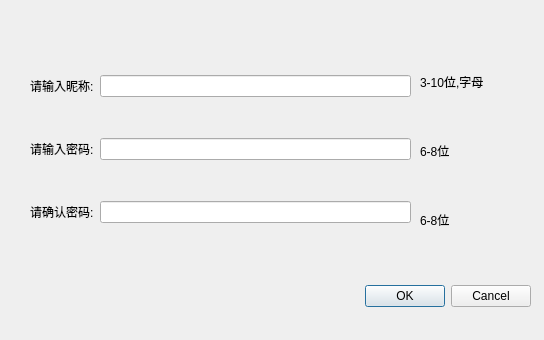
<?xml version="1.0" encoding="UTF-8"?>
<ui version="4.0">
 <class>RegDialog</class>
 <widget class="QDialog" name="RegDialog">
  <property name="geometry">
   <rect>
    <x>0</x>
    <y>0</y>
    <width>544</width>
    <height>340</height>
   </rect>
  </property>
  <property name="windowTitle">
   <string>Dialog</string>
  </property>
  <widget class="QDialogButtonBox" name="buttonBox">
   <property name="geometry">
    <rect>
     <x>190</x>
     <y>280</y>
     <width>341</width>
     <height>32</height>
    </rect>
   </property>
   <property name="orientation">
    <enum>Qt::Horizontal</enum>
   </property>
   <property name="standardButtons">
    <set>QDialogButtonBox::Cancel|QDialogButtonBox::Ok</set>
   </property>
  </widget>
  <widget class="QWidget" name="">
   <property name="geometry">
    <rect>
     <x>30</x>
     <y>40</y>
     <width>381</width>
     <height>221</height>
    </rect>
   </property>
   <layout class="QGridLayout" name="gridLayout">
    <item row="2" column="0">
     <widget class="QLabel" name="label_7">
      <property name="text">
       <string>请确认密码:</string>
      </property>
     </widget>
    </item>
    <item row="2" column="1">
     <widget class="QLineEdit" name="password2">
      <property name="echoMode">
       <enum>QLineEdit::Password</enum>
      </property>
     </widget>
    </item>
    <item row="0" column="1">
     <widget class="QLineEdit" name="name"/>
    </item>
    <item row="1" column="0">
     <widget class="QLabel" name="label_3">
      <property name="text">
       <string>请输入密码:</string>
      </property>
     </widget>
    </item>
    <item row="0" column="0">
     <widget class="QLabel" name="label_2">
      <property name="text">
       <string>请输入昵称:</string>
      </property>
     </widget>
    </item>
    <item row="1" column="1">
     <widget class="QLineEdit" name="password">
      <property name="echoMode">
       <enum>QLineEdit::Password</enum>
      </property>
     </widget>
    </item>
   </layout>
  </widget>
  <widget class="QWidget" name="">
   <property name="geometry">
    <rect>
     <x>420</x>
     <y>50</y>
     <width>111</width>
     <height>201</height>
    </rect>
   </property>
   <layout class="QVBoxLayout" name="verticalLayout">
    <item>
     <widget class="QLabel" name="label_5">
      <property name="text">
       <string>3-10位,字母</string>
      </property>
     </widget>
    </item>
    <item>
     <widget class="QLabel" name="label_8">
      <property name="text">
       <string>6-8位</string>
      </property>
     </widget>
    </item>
    <item>
     <widget class="QLabel" name="label_6">
      <property name="text">
       <string>6-8位</string>
      </property>
     </widget>
    </item>
   </layout>
  </widget>
 </widget>
 <resources/>
 <connections>
  <connection>
   <sender>buttonBox</sender>
   <signal>accepted()</signal>
   <receiver>RegDialog</receiver>
   <slot>accept()</slot>
   <hints>
    <hint type="sourcelabel">
     <x>248</x>
     <y>254</y>
    </hint>
    <hint type="destinationlabel">
     <x>157</x>
     <y>274</y>
    </hint>
   </hints>
  </connection>
  <connection>
   <sender>buttonBox</sender>
   <signal>rejected()</signal>
   <receiver>RegDialog</receiver>
   <slot>reject()</slot>
   <hints>
    <hint type="sourcelabel">
     <x>316</x>
     <y>260</y>
    </hint>
    <hint type="destinationlabel">
     <x>286</x>
     <y>274</y>
    </hint>
   </hints>
  </connection>
 </connections>
</ui>
